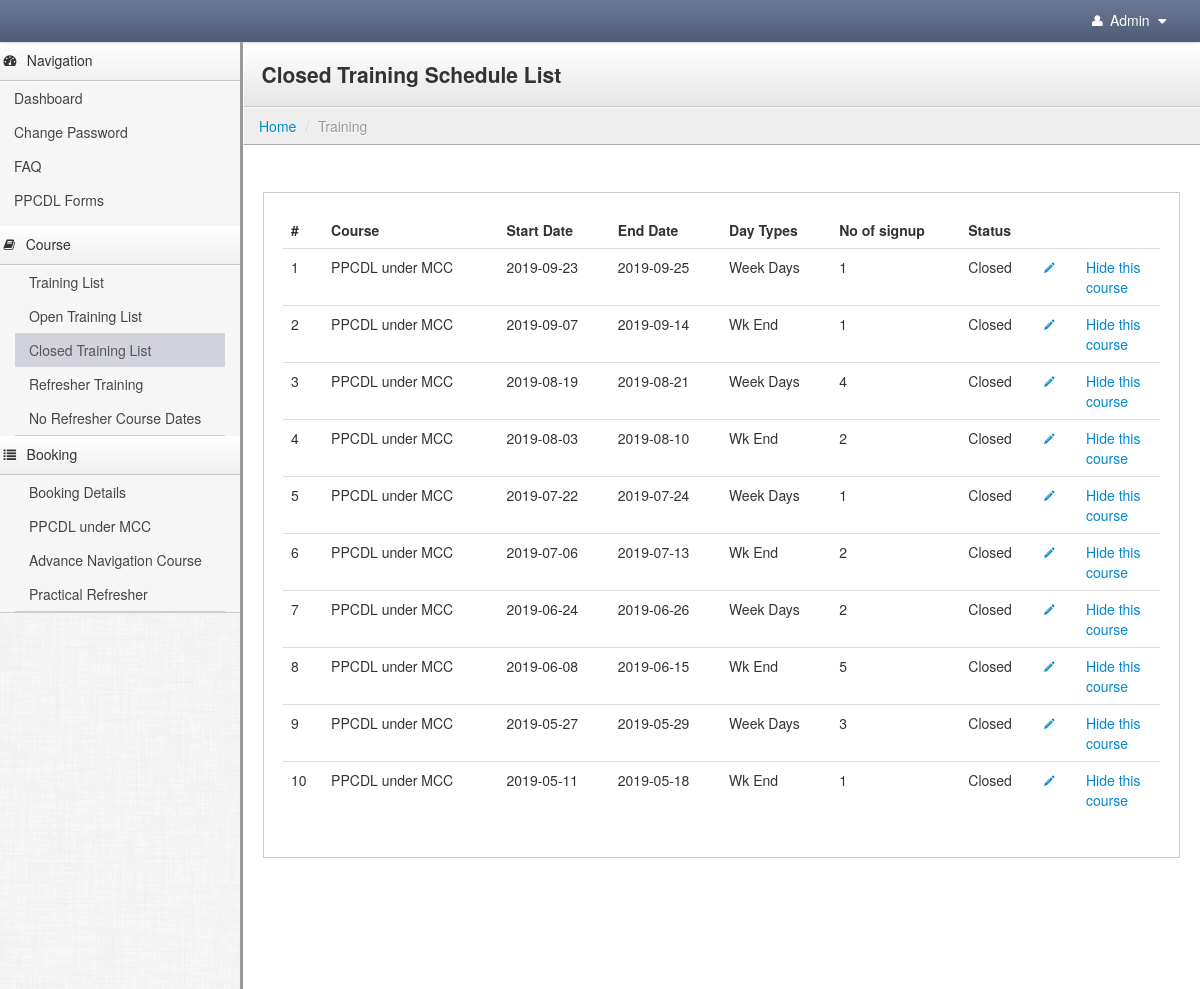
The app's page /admin/home.php?mode=training&pg=closed_training_list (signed in) with its own data.
### tables this page shows
CREATE TABLE `training_schedules` (
  `course_training_id` int(11) NOT NULL AUTO_INCREMENT,
  `course_id` int(11) NOT NULL,
  `start_date` date NOT NULL,
  `end_date` date NOT NULL,
  `day_type` enum('Week Days','Wk End') NOT NULL,
  `limit_stat` enum('Y','N') NOT NULL,
  `max_limit` int(11) NOT NULL,
  `no_of_sign_up` int(11) NOT NULL,
  `training_stat` enum('O','C') NOT NULL,
  `stat` enum('Y','N') NOT NULL,
  PRIMARY KEY (`course_training_id`)
);

CREATE TABLE `course` (
  `course_id` int(11) NOT NULL AUTO_INCREMENT,
  `course_name` varchar(255) NOT NULL,
  PRIMARY KEY (`course_id`)
);

### admin/config/function.php (called while the page is built, shortened)
<?php
function db_connect(){
	global $dbhost,$dbusern,$dbuserp,$default_dbname;
	$con_id=mysqli_connect($dbhost,$dbusern,$dbuserp);
	if(!$con_id){
		$MYSQL_ERRNO=0;
		$MYSQL_ERROR="Connection failed to the host $dbhost";
		return 0;
	} else if (empty($dbname) && !mysqli_select_db($con_id,$default_dbname)){
			$MYSQL_ERRNO=mysqli_errno($con_id);
			$MYSQL_ERROR=mysqli_error($con_id);
			return 0;
	}else return $con_id;
}
$con_id		=	db_connect();
function url_encode($url){
	$en=0;
	if($en)
		return "anp=".base64_encode(base64_encode($url));
	else
		return $url;
}
function pg_link($url)
{
   if($url)
   		$ret	=	"home.php?".url_encode($url);
   else
   		$ret	=	"home.php";
   return $ret;
}
function pagedisplay($start,$argu2,$nur,$argu1,$seltab)
{
		global $mode,$pg,$con_id;
		$argu2	=	'mode='.$mode.'&pg='.$pg.$argu2;
		if(!$start)
			$start=0;
		$seltab	=	strtolower($seltab);
		$cut_qr = 	strstr($seltab, 'from');
		$Selqr	= 	mysqli_query($con_id,"SELECT count(*) as cnt ".$cut_qr);
		$res3	= 	mysqli_fetch_array($Selqr);
		$no		=   $res3['cnt'];
		$qr		=	$seltab." limit ".$start.",".$nur;
		$res22	= 	mysqli_query($con_id,$qr);
		$nopages   =   ceil($no/$nur);
		$str="";
	   $str.="<ul>";
	if($start==0)
	  {
	  $str.='<li><a href="javascript:;">Prev</a></li>';
	  }
	else
	 {
	  $previous  =  $start - $nur;
	  $path=$argu1.".php?".$argu2."&start=".$previous;
	  $str.='<li><a href="'.$path.'">Prev</a></li>';
	 }
$currentpage = 0;
	for($i=0,$j=1;$i<$no;$i=$i+$nur,$j++)
	{
		if ($start==$i)
		{
			$currentpage=$j;
		}
	}
	if ($currentpage<10)
		$loopstart=0;
	else
		$loopstart=$currentpage-10;
	if($currentpage+10 > $nopages)
		$loopend=$nopages;
	else
		$loopend=$currentpage+10;
	for($k=$loopstart+1,$i=$loopstart;$i<$loopend;$i++,$k++)
	{
		if($k==$currentpage)
		{
			$str.='<li class="active" ><a href="javascript:;">'.$k.'</a></li>';
		}
		else
		{
			$j=$i*$nur;
			$path=$argu1.".php?".$argu2."&start=".$j;
			$str.='<li><a href="'.$path.'">'.$k.'</a></li>';
		}
	}
	$current = ceil($start/$nur);
	$current=$current+1;
	if( $current < $nopages)
	 {
		 $next      =  $start + $nur;
		$path=$argu1.".php?".$argu2."&start=".$next;
	  	$str.='<li><a href="'.$path.'">Next</a></li>';
	 }
	else
	{
	 $str.='<li><a href="javascript:;;">Next</a></li>';
	}
	 $str.="</ul>";
	 $res[0]	=	$res22;
	 $res[1]	=	$str;
	 $res[2]	=	$no;
	 return $res;
}
?>

### admin/include_page/training/closed_training_list.php (the view, shortened to what this page needs)
<?php include("./include/top_bar.php");
      include("./include/sidebar_nav.php");
$argu2	= 	'';
$limit	=	10;
$seltab	=	"select * from training_schedules where training_stat='C'  and stat='Y'  order by course_training_id desc";
list($res_query, $paging_table,$total_record)	= pagedisplay($start,$argu2,$limit,'home',$seltab) ;
?>
<div class="content">
    <div class="header">
        <h1 class="page-title">Closed Training Schedule List</h1>
    </div>
     <?php include("./include/breadcrumb.php");?>
    <div class="container-fluid">
        <div class="row-fluid">
            <div class="btn-toolbar">
            </div>
            <div class="well">
                <table class="table">
                    <thead>
                        <tr>
                            <th>#</th>
                            <th>Course</th>
                            <th>Start Date</th>
                            <th>End Date</th>
                            <th>Day Types</th>
                            <th>No of signup</th>
                            <th>Status</th>
                            <th style="width: 26px;"></th>
							 <th style="width:66px;"></th>
                        </tr>
                    </thead>
                    <tbody>
            <?php
			$cnt=0;
			while($result = mysqli_fetch_array($res_query)){
				$cnt++;
				$univ = mysqli_query($con, "select course_name from course where course_id = '".$result['course_id']."'");
				$un_qry = mysqli_fetch_array($univ);
				?>
                        <tr>
                            <td><?php echo $cnt?></td>
                             <td><?php echo $un_qry['course_name']?></td>
                            <td><?php echo $result['start_date']?></td>
                            <td><?php echo $result['end_date']?></td>
                            <td><?php echo $result['day_type']?></td>
                            <td><?php echo $result['no_of_sign_up']?></td>
                            <td><?php if($result['training_stat']=='O'){
									echo 'Open';
									}
									else if($result['training_stat']=='C'){
									echo 'Closed';
									}
									?></td>
                            <td>
                            <a href="<?php echo pg_link("mode=training&pg=edit_schedule&edit_id=".$result['course_training_id'])?>" title="Edit"><i class="icon-pencil"></i></a>
                            </td>
							<td>
							   <?php
							   if(date("Y-m-d")> $result['end_date']){
							   ?>
                            	<a href="javascript:;" onClick="javascript:hide_course('<?php echo pg_link("mode=training&pg=closed_training_list&start=".$start."&edit_id=".$result['course_training_id'])?>');" title="hide">Hide this course</a>
                           	<?php
							}
							?>
							</td>
                        </tr>
             <?php }?>
                    </tbody>
                </table>
            </div>
            <div class="pagination"><?php $paging_table?> </div>
          <?php include("./include/footer.php");?>
        </div>
    </div>
</div>
  </body>
</html>

### admin/stylesheets/theme.css (style rules this page uses)
body { background: #eee; background-image: url(../images/furley_bg.png); background-position: initial initial; background-repeat: initial initial; background-position: initial initial; background-repeat: initial initial; margin: 0px; padding: 0px; }
h1 { margin-top: 0px; color: #eee; }
.content { min-width: 400px; position: relative; min-height: 800px; background: #fff; margin-left: 240px; border-left: 1px solid #cccccc; border-left: 3px solid #999999; }
.header { background: #ffffff; background: #ffffff; background: -webkit-gradient(linear, left bottom, left top, color-stop(0, #e6e6e6), color-stop(1, #ffffff)); background: -ms-linear-gradient(bottom, #e6e6e6, #ffffff); background: -moz-linear-gradient(center bottom, #e6e6e6 0%, #ffffff 100%); background: -o-linear-gradient(bottom, #e6e6e6, #ffffff); filter: progid:dximagetransform.microsoft.gradient(startColorStr='#4d5b76', EndColorStr='#6c7a95'); -ms-filter: "progid:DXImageTransform.Microsoft.gradient(startColorStr='#ffffff',EndColorStr='#e6e6e6')"; border-bottom: 1px solid #cccccc; border-top: 1px solid #ffffff; border-left: 1px solid #ffffff; padding: 0em 1.25em; }
.header h1 { margin: 1em 0em; padding: 0em; line-height: 1em; font-size: 1.5em; color: #eee; color: #333; }
.well { background-color: #fff; border: 1px solid #ccc; -webkit-box-shadow: 1px 1px 0px #ffffff; -moz-box-shadow: 1px 1px 0px #ffffff; box-shadow: 1px 1px 0px #ffffff; -webkit-border-radius: 0px; -moz-border-radius: 0px; border-radius: 0px; -moz-background-clip: padding; -webkit-background-clip: padding-box; background-clip: padding-box; }

### records on screen
training_schedules: course.course_name "PPCDL under MCC", start_date "2019-09-23", end_date "2019-09-25", day_type "Week Days", no_of_sign_up "1", training_stat "Closed"
training_schedules: course.course_name "PPCDL under MCC", start_date "2019-09-07", end_date "2019-09-14", day_type "Wk End", no_of_sign_up "1", training_stat "Closed"
training_schedules: course.course_name "PPCDL under MCC", start_date "2019-08-19", end_date "2019-08-21", day_type "Week Days", no_of_sign_up "4", training_stat "Closed"
training_schedules: course.course_name "PPCDL under MCC", start_date "2019-08-03", end_date "2019-08-10", day_type "Wk End", no_of_sign_up "2", training_stat "Closed"
training_schedules: course.course_name "PPCDL under MCC", start_date "2019-07-22", end_date "2019-07-24", day_type "Week Days", no_of_sign_up "1", training_stat "Closed"
training_schedules: course.course_name "PPCDL under MCC", start_date "2019-07-06", end_date "2019-07-13", day_type "Wk End", no_of_sign_up "2", training_stat "Closed"
training_schedules: course.course_name "PPCDL under MCC", start_date "2019-06-24", end_date "2019-06-26", day_type "Week Days", no_of_sign_up "2", training_stat "Closed"
training_schedules: course.course_name "PPCDL under MCC", start_date "2019-06-08", end_date "2019-06-15", day_type "Wk End", no_of_sign_up "5", training_stat "Closed"
training_schedules: course.course_name "PPCDL under MCC", start_date "2019-05-27", end_date "2019-05-29", day_type "Week Days", no_of_sign_up "3", training_stat "Closed"
training_schedules: course.course_name "PPCDL under MCC", start_date "2019-05-11", end_date "2019-05-18", day_type "Wk End", no_of_sign_up "1", training_stat "Closed"

### other values on screen
$mode_label "Training"
